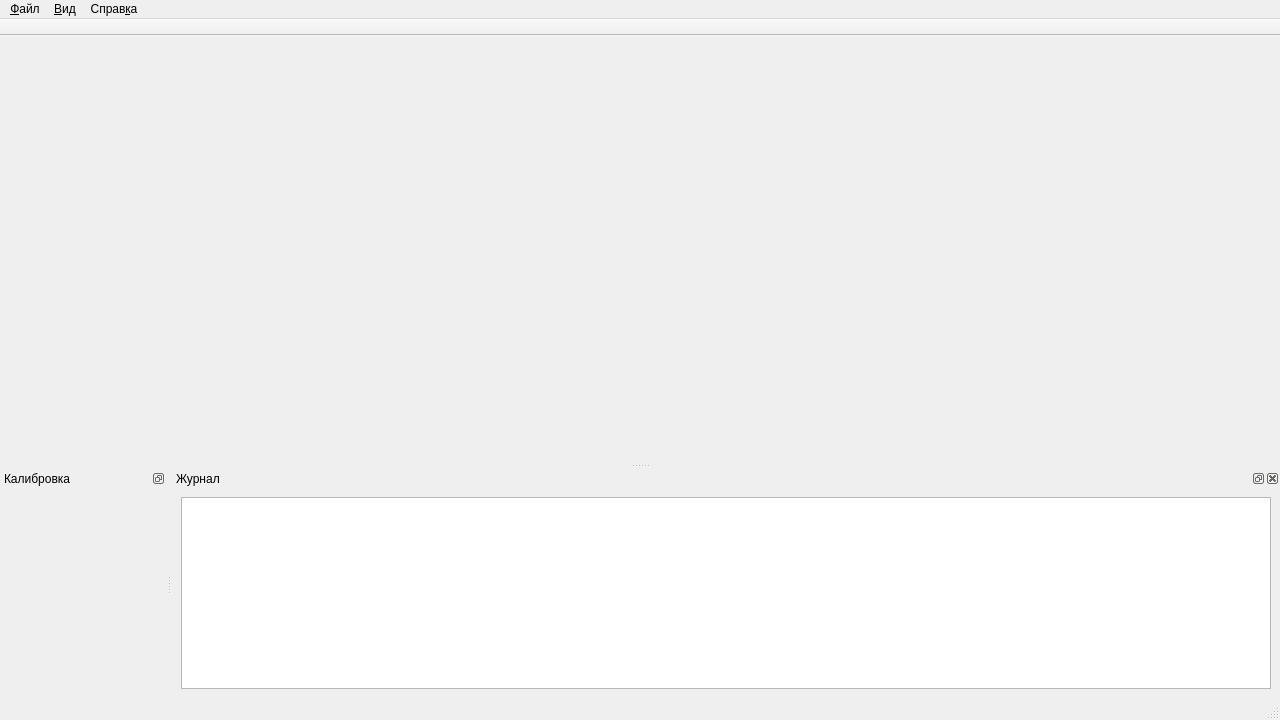
<?xml version="1.0" encoding="UTF-8"?>
<ui version="4.0">
 <class>MainWindow</class>
 <widget class="QMainWindow" name="MainWindow">
  <property name="geometry">
   <rect>
    <x>0</x>
    <y>0</y>
    <width>1280</width>
    <height>720</height>
   </rect>
  </property>
  <property name="windowTitle">
   <string>Роботизированный комплекс лазерной обработки</string>
  </property>
  <property name="iconSize">
   <size>
    <width>48</width>
    <height>48</height>
   </size>
  </property>
  <widget class="QWidget" name="centralwidget">
   <layout class="QVBoxLayout" name="verticalLayout">
    <item>
     <widget class="CMainViewport" name="mainView" native="true"/>
    </item>
   </layout>
  </widget>
  <widget class="QMenuBar" name="menubar">
   <property name="geometry">
    <rect>
     <x>0</x>
     <y>0</y>
     <width>1280</width>
     <height>24</height>
    </rect>
   </property>
   <widget class="QMenu" name="menuFile">
    <property name="title">
     <string>&amp;Файл</string>
    </property>
    <addaction name="actionImport"/>
    <addaction name="separator"/>
    <addaction name="actionCalibPoints"/>
    <addaction name="actionTaskPoints"/>
    <addaction name="separator"/>
    <addaction name="actionExit"/>
   </widget>
   <widget class="QMenu" name="menuView">
    <property name="title">
     <string>&amp;Вид</string>
    </property>
    <widget class="QMenu" name="menuMSAA">
     <property name="title">
      <string>MSAA</string>
     </property>
     <addaction name="actionMSAA_Off"/>
     <addaction name="actionMSAA_2X"/>
     <addaction name="actionMSAA_4X"/>
     <addaction name="actionMSAA_8X"/>
    </widget>
    <addaction name="actionShading"/>
    <addaction name="menuMSAA"/>
    <addaction name="actionFPS"/>
    <addaction name="separator"/>
    <addaction name="actionClearJrnl"/>
    <addaction name="actionCalib"/>
   </widget>
   <widget class="QMenu" name="menuHelp">
    <property name="title">
     <string>Справ&amp;ка</string>
    </property>
    <addaction name="actionHelp"/>
    <addaction name="actionAbout"/>
   </widget>
   <addaction name="menuFile"/>
   <addaction name="menuView"/>
   <addaction name="menuHelp"/>
  </widget>
  <widget class="QStatusBar" name="statusbar"/>
  <widget class="QDockWidget" name="dockSettings">
   <property name="sizePolicy">
    <sizepolicy hsizetype="Preferred" vsizetype="Preferred">
     <horstretch>0</horstretch>
     <verstretch>0</verstretch>
    </sizepolicy>
   </property>
   <property name="features">
    <set>QDockWidget::DockWidgetFloatable|QDockWidget::DockWidgetMovable</set>
   </property>
   <property name="windowTitle">
    <string>Калибровка</string>
   </property>
   <attribute name="dockWidgetArea">
    <number>8</number>
   </attribute>
   <widget class="CGuiSettingsWidget" name="wSettings"/>
  </widget>
  <widget class="QDockWidget" name="dockJournal">
   <property name="sizePolicy">
    <sizepolicy hsizetype="Expanding" vsizetype="Preferred">
     <horstretch>0</horstretch>
     <verstretch>0</verstretch>
    </sizepolicy>
   </property>
   <property name="windowTitle">
    <string>Журнал</string>
   </property>
   <attribute name="dockWidgetArea">
    <number>8</number>
   </attribute>
   <widget class="QWidget" name="dockWidgetContents_3">
    <layout class="QVBoxLayout" name="verticalLayout_2">
     <item>
      <widget class="QTextEdit" name="teJrnl">
       <property name="sizePolicy">
        <sizepolicy hsizetype="Expanding" vsizetype="Expanding">
         <horstretch>0</horstretch>
         <verstretch>0</verstretch>
        </sizepolicy>
       </property>
       <property name="font">
        <font>
         <family>Source Code Pro</family>
         <pointsize>16</pointsize>
        </font>
       </property>
       <property name="lineWrapMode">
        <enum>QTextEdit::NoWrap</enum>
       </property>
       <property name="readOnly">
        <bool>true</bool>
       </property>
       <property name="html">
        <string>&lt;!DOCTYPE HTML PUBLIC &quot;-//W3C//DTD HTML 4.0//EN&quot; &quot;http://www.w3.org/TR/REC-html40/strict.dtd&quot;&gt;
&lt;html&gt;&lt;head&gt;&lt;meta name=&quot;qrichtext&quot; content=&quot;1&quot; /&gt;&lt;style type=&quot;text/css&quot;&gt;
p, li { white-space: pre-wrap; }
&lt;/style&gt;&lt;/head&gt;&lt;body style=&quot; font-family:'Source Code Pro'; font-size:16pt; font-weight:400; font-style:normal;&quot;&gt;
&lt;p style=&quot;-qt-paragraph-type:empty; margin-top:0px; margin-bottom:0px; margin-left:0px; margin-right:0px; -qt-block-indent:0; text-indent:0px; font-size:18pt;&quot;&gt;&lt;br /&gt;&lt;/p&gt;&lt;/body&gt;&lt;/html&gt;</string>
       </property>
      </widget>
     </item>
    </layout>
   </widget>
  </widget>
  <widget class="QToolBar" name="toolBar">
   <property name="windowTitle">
    <string>toolBar</string>
   </property>
   <property name="movable">
    <bool>false</bool>
   </property>
   <property name="floatable">
    <bool>false</bool>
   </property>
   <attribute name="toolBarArea">
    <enum>TopToolBarArea</enum>
   </attribute>
   <attribute name="toolBarBreak">
    <bool>false</bool>
   </attribute>
  </widget>
  <action name="actionImport">
   <property name="text">
    <string>Импорт...</string>
   </property>
  </action>
  <action name="actionExit">
   <property name="text">
    <string>Выход</string>
   </property>
  </action>
  <action name="actionCalibApend">
   <property name="text">
    <string>Добавить точку</string>
   </property>
  </action>
  <action name="actionCalibReset">
   <property name="text">
    <string>Сброс</string>
   </property>
  </action>
  <action name="actionAbout">
   <property name="text">
    <string>О Программе</string>
   </property>
  </action>
  <action name="actionShading">
   <property name="checkable">
    <bool>true</bool>
   </property>
   <property name="checked">
    <bool>true</bool>
   </property>
   <property name="text">
    <string>Шейдинг</string>
   </property>
  </action>
  <action name="actionCalib">
   <property name="checkable">
    <bool>true</bool>
   </property>
   <property name="text">
    <string>Калибровка</string>
   </property>
  </action>
  <action name="actionHelp">
   <property name="text">
    <string>Помощь</string>
   </property>
  </action>
  <action name="actionMSAA_Off">
   <property name="checkable">
    <bool>true</bool>
   </property>
   <property name="text">
    <string>Откл</string>
   </property>
  </action>
  <action name="actionMSAA_2X">
   <property name="checkable">
    <bool>true</bool>
   </property>
   <property name="text">
    <string>MSAA 2X</string>
   </property>
  </action>
  <action name="actionMSAA_4X">
   <property name="checkable">
    <bool>true</bool>
   </property>
   <property name="text">
    <string>MSAA 4X</string>
   </property>
  </action>
  <action name="actionMSAA_8X">
   <property name="checkable">
    <bool>true</bool>
   </property>
   <property name="text">
    <string>MSAA 8X</string>
   </property>
  </action>
  <action name="actionFPS">
   <property name="checkable">
    <bool>true</bool>
   </property>
   <property name="checked">
    <bool>false</bool>
   </property>
   <property name="text">
    <string>Счетчик FPS</string>
   </property>
  </action>
  <action name="actionClearJrnl">
   <property name="text">
    <string>Очистить журнал</string>
   </property>
  </action>
  <action name="actionTaskPoints">
   <property name="text">
    <string>Точки задания...</string>
   </property>
  </action>
  <action name="actionCalibPoints">
   <property name="text">
    <string>Точки калибровки...</string>
   </property>
  </action>
 </widget>
 <customwidgets>
  <customwidget>
   <class>CMainViewport</class>
   <extends>QWidget</extends>
   <header>cmainviewport.h</header>
   <container>1</container>
  </customwidget>
  <customwidget>
   <class>CGuiSettingsWidget</class>
   <extends>QWidget</extends>
   <header>cguisettingswidget.h</header>
   <container>1</container>
  </customwidget>
 </customwidgets>
 <resources/>
 <connections/>
</ui>
